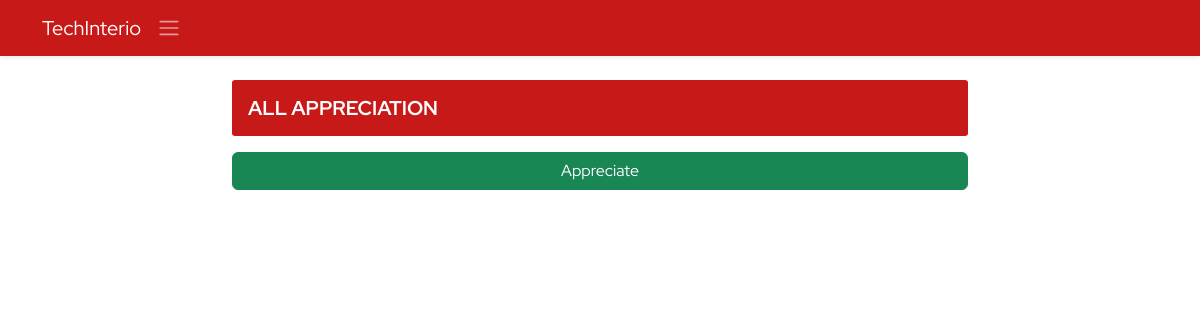
The app's page /ems/appreciation (signed in), older data.
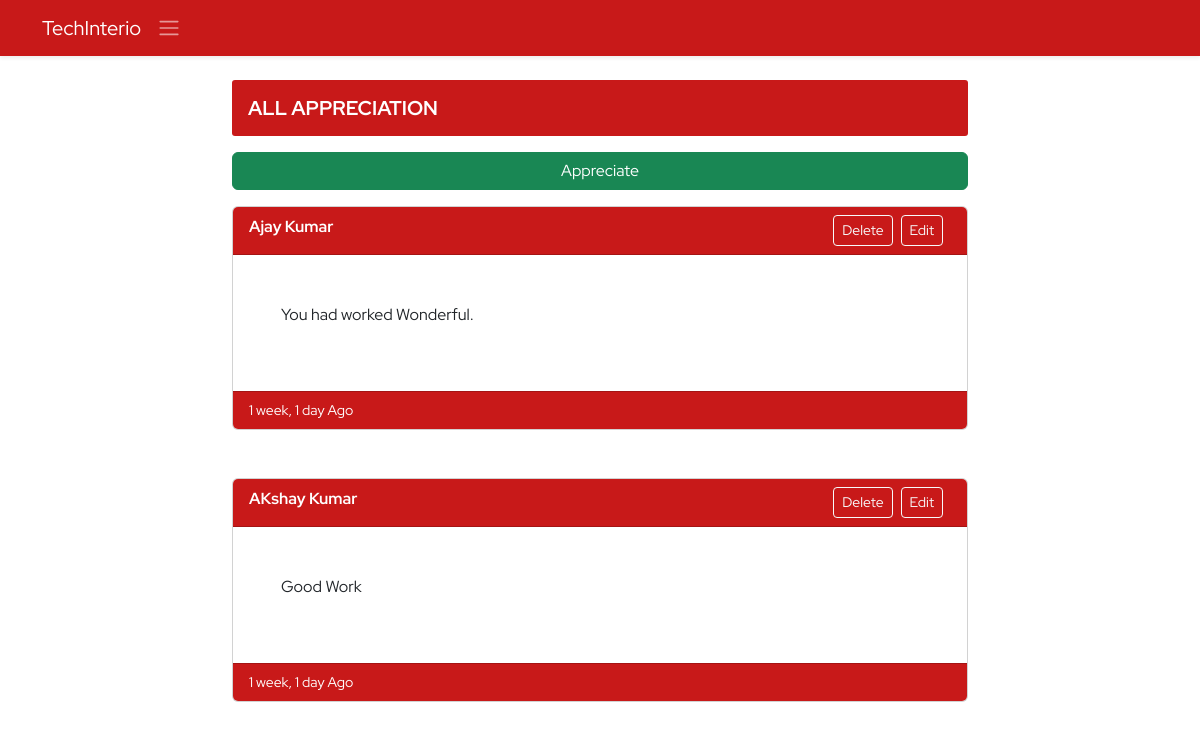
The same page, newer data.
### ems/models.py (models this page shows, shortened)
class Appreciation(models.Model):
    employee=models.ForeignKey(Employee,on_delete=models.CASCADE)
    message=models.TextField(max_length=400)
    created_at=models.DateTimeField(auto_now_add=True)
    updated_at=models.DateTimeField(auto_now=True)

class Employee(models.Model):
    empid=models.AutoField(primary_key=True)
    employeeid=models.IntegerField(unique=True, null=True, blank=True)
    user=models.OneToOneField(User,on_delete=models.CASCADE)
    name=models.CharField(max_length=50)
    father_name=models.CharField(max_length=50)
    mother_name=models.CharField(max_length=50,null=True,blank=True)
    avtar=models.ImageField(upload_to='employee_profile_images', blank=True , default='profile.jpg')
    dob=models.DateField()
    email=models.EmailField(max_length=100)
    mobile_no=models.IntegerField()
    emergency_mobile_no=models.IntegerField(null=True,blank=True)
    address=models.OneToOneField(Address, on_delete=models.CASCADE,blank=True, null=True,)
    designation=models.CharField(max_length=70,null=True, blank=True)
    role=models.ForeignKey(Role, on_delete=models.SET_NULL,blank=True, null=True,)
    department=models.ForeignKey(Department, on_delete=models.SET_NULL,blank=True, null=True,)
    joining_date=models.DateField(null=True, blank=True)
    status=models.CharField(max_length=15)

### ems/views.py (the view, shortened to what this page needs)
# urls.py: path('appreciation',appreciation,name='appreciation'),
@login_required()
def appreciation(request):
    context={}
    try:
        employees=Employee.objects.all()
        appreciations=Appreciation.objects.all()
        context['employees']=employees
        context['appreciations']=appreciations
    except Exception as e:
        print('Appreciation Exception : ',e)
    return render(request,'ems/appreciation.html',context)

### ems/templates/ems/appreciation.html (shortened to what this page needs)
{% extends './base.html' %}
{% block body %}
<section>
    <div class="container">
    <div class="row d-flex align-items-center justify-content-center">
        <div class="col-8">
            <h3 class="derpartment-title my-3 text-uppercase text-white" style="background-color: #c30000e6 !important;">All Appreciation</h3>
            <div class="d-grid">
                <button type="button" class="btn btn-success" data-bs-toggle="modal" data-bs-target="#addAppreciation">Appreciate</button>
            </div>
        </div>
        {% for item in appreciations %}
        <div class="col-8 my-3">
            <div class="card mb-3">
                <div class="card-header bg-danger text-white" style="background-color: #c30000e6 !important;">
                    <b>{{item.employee.name}}</b>
                    <span class="float-end"><button class="btn btn-outline-light mx-2 btn-sm" data-bs-toggle="modal" data-bs-target="#connectStatus"  onclick="updateStatus({{item.id}},'{{item.message}}')">Edit</button></span>
                    <a href="{% url 'ems:delete-appreciation' item.id %}" class="btn btn-sm btn-outline-light float-end">Delete</a>
                </div>
                <div class="card-body p-5">
                    <p>{{item.message}}</p>
                </div>
                <div class="card-footer small text-white" style="background-color: #c30000e6 !important;">{{item.created_at | timesince}} Ago</div>
            </div>
        </div>
        {% endfor %}
    </div>
</div>
</section>
{% endblock body %}

### ems/templates/ems/base.html (shortened to what this page needs)
<!DOCTYPE html>
{% load static %}
<html lang="en">
<head>
    <link href="https://cdn.jsdelivr.net/npm/bootstrap@5.2.0/dist/css/bootstrap.min.css" rel="stylesheet"
>
    <link href='https://unpkg.com/boxicons@2.1.2/css/boxicons.min.css' rel='stylesheet'>
    <link rel="stylesheet" href="{% static 'css/style.css' %}">
</head>
<body>
    <header class="shadow-sm header" >
        <nav class="navbar navbar-expand-lg nav-bg navbar-dark shadow-sm fixed-top">
            <div class="container d-flex align-items-center justify-content-start">
                <a class="navbar-brand" href="{% url 'home:home' %}">TechInterio</a>
                <a class="cursor-pointer float-end active " data-bs-toggle="offcanvas" data-bs-target="#staticBackdrop"
                    aria-controls="staticBackdrop"><span class="navbar-toggler-icon"></span></a>
            </div>
        </nav>
    </header>
    <main class="my-5 pt-3">
        {% block body %}{% endblock body %}
    </main>
</body>
</html>

### static/css/style.css (style rules this page uses)
* { margin: 0; padding: 0; box-sizing: border-box; }
:root { --body-font: 'Red Hat Display', sans-serif; --second-font: 'Kaushan Script', cursive; --biggest-font-size: 2rem; --bigger-font-size: 1.5rem; --big-font-size: 1.25rem; --h1-font-size: 1.5rem; --h2-font-size: 1.25rem; --h3-font-size: 1rem; --normal-font-size: .938rem; --small-font-size: .813rem; --smaller-font-size: .75rem; --font-bold: 700; --font-black: 900; }
@media screen and (min-width: 1024px) { :root { --biggest-font-size: 6rem; --bigger-font-size: 3.5rem; --big-font-size: 2.75rem; --h1-font-size: 2.25rem; --h2-font-size: 1.5rem; --h3-font-size: 1.25rem; --normal-font-size: 1rem; --small-font-size: .875rem; --smaller-font-size: .813rem; --bs-modal-width:700px; } }
* { box-sizing: border-box; padding: 0; margin: 0; }
html { scroll-behavior: smooth; }
body, button, label, select, input { font-family: var(--body-font); font-size: var(--normal-font-size); }
h1, h2, h3 { font-weight: var(--font-bold); }
a { text-decoration: none; }
.cursor-pointer { cursor: pointer; }
.nav-bg { background-color: #c30000e6 !important; }
.derpartment-title { font-size: var(--h3-font-size); background-color: #dadada70; padding: 1rem; border-radius: 3px; }

Row changes from the older to the newer data that the page shows:
added Appreciation: employee.name "Ajay Kumar", message "You had worked Wonderful.", created_at "1 week, 1 day"
added Appreciation: employee.name "AKshay Kumar", message "Good Work", created_at "1 week, 1 day"
